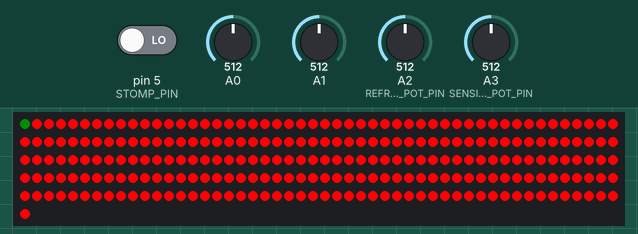
Simulated run of this sketch. Board: Arduino Uno, built with avr-gcc and run on an emulated ATmega328P. Parts: 251 RGB LEDs in strip order, left to right, continuing on the next row. Inputs (shaded band) come from the test bench; at power-on: A1 = 512, A0 = 512, A3 (SENSITIVITY_POT_PIN) = 512, pin 5 (STOMP_PIN) LOW, A2 (REFRESH_POT_PIN) = 512. Dim RGB values are drawn brighter than linear; EEPROM starts erased.

Above: at 1.2 s.
1.3 s: A1 set to 306
At 2.7 s:
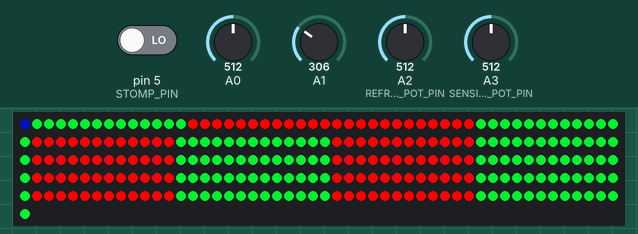
3.0 s: A0 set to 30
At 4.4 s:
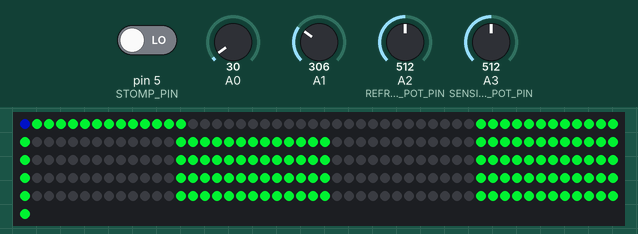
4.7 s: A3 (SENSITIVITY_POT_PIN) set to 716
At 5.9 s:
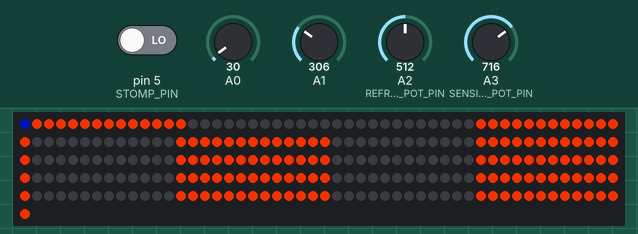
6.2 s: A1 set to 245
At 7.6 s:
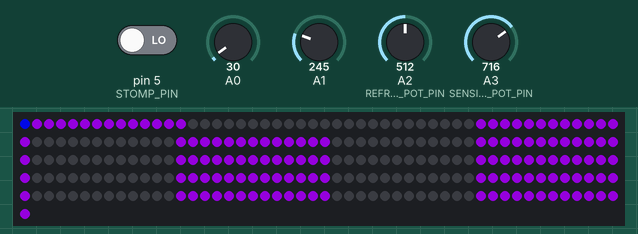
7.9 s: A0 set to 265
At 8.9 s:
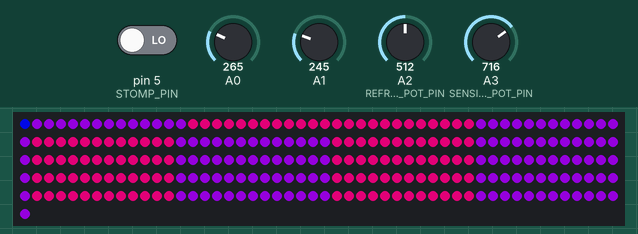
9.6 s: A3 (SENSITIVITY_POT_PIN) set to 535
At 10.1 s:
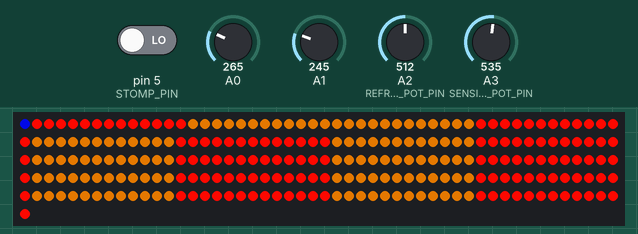
Timing chart, 0 to 12.1 s (numbered marks = the images above; inputs shaded):
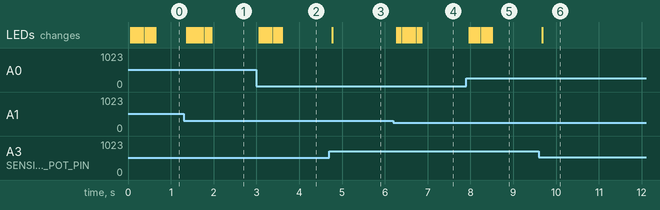

The sketch:

A4_grid_simple.ino
```cpp
#include <FastLED.h>
#include "EEPROM.h"

/* Output pin definitions */
#define NUM_LEDS 26 // Number of LED's in the strip
#define DATA_PIN 6 // Data out
#define ANALOG_PIN_L 1 // Left audio channel
#define ANALOG_PIN_R 0 // Right audio channel
#define REFRESH_POT_PIN 2 // Left pot
#define SENSITIVITY_POT_PIN 3 // Right pot
#define STOMP_PIN 5 // The pin connected to the stomp button
#define STROBE_PIN 12 // Strobe pin
#define RESET_PIN 13 // Reset Pin

/* Sensitivity variables, refresh variables, and start/end points */
#define REFRESH_DIVISOR 80. // Higher = range of refresh values is lower
#define SENSITIVITY_DIVISOR 100. // Higher = range of sensitivity values on pot is lower
#define LEFT_START_POINT ((NUM_LEDS / 2)) // Starting LED for left side
#define LEFT_END_POINT 1 // Generally the end of the left side is the first LED
#define RIGHT_START_POINT ((NUM_LEDS / 2) + 1) // Starting LED for the right side
#define RIGHT_END_POINT (NUM_LEDS - 1) // Generally the end of the right side is the last LED
#define LED_STACK_SIZE (NUM_LEDS / 2) // How many LED's in each stack
#define MAX_AMPLITUDE 4700 // Maximum possible amplitude value
#define MAX_AMPLITUDE_MULTIPLIER 380
#define MIN_AMPLITUDE 545 // Lowest possible amplitude value (Higher number causes there to be more blank LED's)
#define MIN_AMPLITUDE_MULTIPLIER 200
#define SENSITIVITY_MULTIPLIER 200 // Higher = range of sensitivity values on pot is lower

int monomode; // Used to duplicate the left single for manual input
int refresh_rate; // Refresh rate of the animation
int refresh_counter = 0; // Looping variable for refresh loop
int sensitivity; // Sensitivity value
int max_amplitude;
int start_hue = 0;

/* Represents the left and right LED color values.
 * In the case of an odd number of LED's, you need to adjust these
 * values and the values of RIGHT_START_POINT, LEFT_START_POINT, etc.
 */

int left_LED_stack[NUM_LEDS / 2] = {0};
int right_LED_stack[NUM_LEDS / 2] = {0};

// Set color value to full saturation and value. Set the hue to 0
CHSV color(0, 255, 255);
CRGB leds[251]; // Represents LED strip


// Check if stomp button is being pressed
int stomp_pressed() {
  if (digitalRead(STOMP_PIN) == HIGH){
    return 1;
  } else {
    return 0;
  }
}

void change_color_mode() {
  start_hue += 85;
  if(start_hue >= 255) {
    start_hue = start_hue - 255;
  }
}

// Read in and sum amplitudes for the 7 frequency bands
int get_freq_sum(int pin) {

  int i;
  int spectrum_values[7];
  int spectrum_total = 0;

  //get readings from chip, sum freq values
  for (i = 0; i < 7; i++) {
    digitalWrite(STROBE_PIN, LOW);
    delayMicroseconds(30); // to allow the output to settle

    spectrum_values[i] = analogRead(pin);
    spectrum_total += spectrum_values[i];

    // strobe to the next frequency
    digitalWrite(STROBE_PIN, HIGH);

  }//for i

  return spectrum_total;
}

/* Sets led 'position' to 'value' and converts the value to an HSV value.
 * Compared to the A3 code, this code produces color values closer to white.
 * The A3 code always has only two colors lit at a time. For example red and
 * green but not blue or blue and red but not green.
 * As a result, the colors are more like pastel hues than bold hues.
 * Another option would be to do something similar to the limited RGB values from A3.
 */
void set_LED_color(int position, int value) {
  // If lower than min amplitude, set to min amplitude
  if(value <= MIN_AMPLITUDE) {
    value = MIN_AMPLITUDE;
  }

  // Subtract min amplitude so lowest value is 0
  value -= MIN_AMPLITUDE;

  float max = (max_amplitude - MIN_AMPLITUDE);
  if(value > max) value = max;
  float ratio = ((float)(value / max));
  if(ratio == 0) {
    color.val = 0;
  } else {
    color.val = 255;
  }
  color.saturation = 255;
  color.hue = start_hue + ((ratio * 255) * 2);
  leds[position] = color;
}

/*  Push a new LED color value onto the beginning of the stack.
 *  The last LED color value is discarded. This is the primary
 *  function relating to the propagation behavior.
 */
void push_stack(int stack[], int value) {
  int i;
  for(i = (LED_STACK_SIZE - 1); i >= 0; --i) {
    stack[i] = stack[i - 1];
  }
  stack[0] = value;
}


void setup() {

  // Instantiate Neopixels with FastLED
  FastLED.addLeds<NEOPIXEL, DATA_PIN>(leds, 251);
  FastLED.show();

  // Clear any old values on EEPROM
  if (EEPROM.read(1) > 1){EEPROM.write(1,0);} // Clear EEPROM

  // Set pin modes
  pinMode(ANALOG_PIN_L, INPUT);
  pinMode(ANALOG_PIN_R, INPUT);
  pinMode(STOMP_PIN, INPUT);
  pinMode(STROBE_PIN, OUTPUT);
  pinMode(RESET_PIN, OUTPUT);

  digitalWrite(RESET_PIN, LOW);
  digitalWrite(STROBE_PIN, HIGH);

  // If stomp is being pressed during setup, set monomode to True
  if (digitalRead(STOMP_PIN) == HIGH){
    if (EEPROM.read(1) == 0){
      EEPROM.write(1,1);
    }else if (EEPROM.read(1) == 1) {
      EEPROM.write(1,0);
    }
  }

  // Set monomode based on the EEPROM state
  monomode = EEPROM.read(1);
}

void loop() {

  // Set local loop variables
  int amp_sum_L = 0;
  int amp_sum_R = 0;
  int i; // Loop var
  int stack_loop = 0;

  // Reset EQ7 chip
  digitalWrite(RESET_PIN, HIGH);
  digitalWrite(RESET_PIN, LOW);

  // Change color mode if stomp button is pressed
  if(stomp_pressed()) {
    change_color_mode();
    delay(100); // Keeps the pedal from switching colors too quickly
  }

  // Get the sum of the amplitudes of all 7 frequency bands
  amp_sum_L = get_freq_sum(ANALOG_PIN_L);
  amp_sum_R = get_freq_sum(ANALOG_PIN_R);

  /* If monomode is active, make both L and R equal to the
     value of L */
  if(monomode) amp_sum_L = amp_sum_R;

  /*  SENSITIVITY_DIVISOR lowers the range of the possible pot values
   *  If the value is higher than the max or lower than the min,
   *  set it to the max or min respectively.
   */
  sensitivity = (analogRead(SENSITIVITY_POT_PIN) / SENSITIVITY_DIVISOR) * SENSITIVITY_MULTIPLIER;
  max_amplitude = MAX_AMPLITUDE - (((1023 - analogRead(SENSITIVITY_POT_PIN)) / SENSITIVITY_DIVISOR) * MAX_AMPLITUDE_MULTIPLIER);

  // REFRESH_DIVISOR lowers the range of possible pot values
  refresh_rate = analogRead(REFRESH_POT_PIN) / REFRESH_DIVISOR;

  // Run this code based on the refresh rate
  if(refresh_counter >= refresh_rate) {

    // Start by resetting the refresh counter
    refresh_counter = 0;

    /*  Push the new values onto the stack of LED's for each side
     *  This moves each LED value up the strip by 1 LED and drops the
     *  last value in the stack. This is the code that effects the propagation
     */
    push_stack(left_LED_stack, amp_sum_L);
    push_stack(right_LED_stack, amp_sum_R);

    /*  Set the LED values based on the left and right stacks
     *  This is a reverse loop because the left side LED's travel toward
     *  LED 0.
     */
    for(i = LEFT_START_POINT; i >= LEFT_END_POINT; --i) {
      set_LED_color(i, left_LED_stack[stack_loop]);
      set_LED_color(51-i, left_LED_stack[stack_loop]);
      set_LED_color(76-i, left_LED_stack[stack_loop]);
      set_LED_color(101-i, left_LED_stack[stack_loop]);
      set_LED_color(126-i, left_LED_stack[stack_loop]);
      set_LED_color(151-i, left_LED_stack[stack_loop]);
      set_LED_color(176-i, left_LED_stack[stack_loop]);
      set_LED_color(201-i, left_LED_stack[stack_loop]);
      set_LED_color(226-i, left_LED_stack[stack_loop]);
      set_LED_color(251-i, left_LED_stack[stack_loop]);
      ++stack_loop;
    }

    // Reset and reuse stack_loop var
    stack_loop = 0;

    /*  LED's on the right travel towards the last LED in the strand
     *  so the loop increments positively
     */
    for(i = RIGHT_START_POINT; i <= RIGHT_END_POINT; ++i) {
      set_LED_color(i, right_LED_stack[stack_loop]);
      set_LED_color(51-i, right_LED_stack[stack_loop]);
      set_LED_color(76-i, right_LED_stack[stack_loop]);
      set_LED_color(101-i, right_LED_stack[stack_loop]);
      set_LED_color(126-i, right_LED_stack[stack_loop]);
      set_LED_color(151-i, right_LED_stack[stack_loop]);
      set_LED_color(176-i, right_LED_stack[stack_loop]);
      set_LED_color(201-i, right_LED_stack[stack_loop]);
      set_LED_color(226-i, right_LED_stack[stack_loop]);
      set_LED_color(251-i, right_LED_stack[stack_loop]);
      ++stack_loop;
    }

    leds[0] = left_LED_stack[0];

    // Show the new LED values
    FastLED.show();
  }

  // Increase the refresh counter
  ++refresh_counter;

}
```

Measured:
- after the input at 1.3 s, the LEDs: first change after 0.07 s (image 1 shows a later state)
- after the input at 3.0 s, the LEDs: first change after 0.07 s (image 2 shows a later state)
- after the input at 4.7 s, the LEDs: change after 0.07 s (image 3)
- after the input at 6.2 s, the LEDs: first change after 0.07 s (image 4 shows a later state)
- after the input at 7.9 s, the LEDs: first change after 0.07 s (image 5 shows a later state)
- after the input at 9.6 s, the LEDs: change after 0.07 s (image 6)
